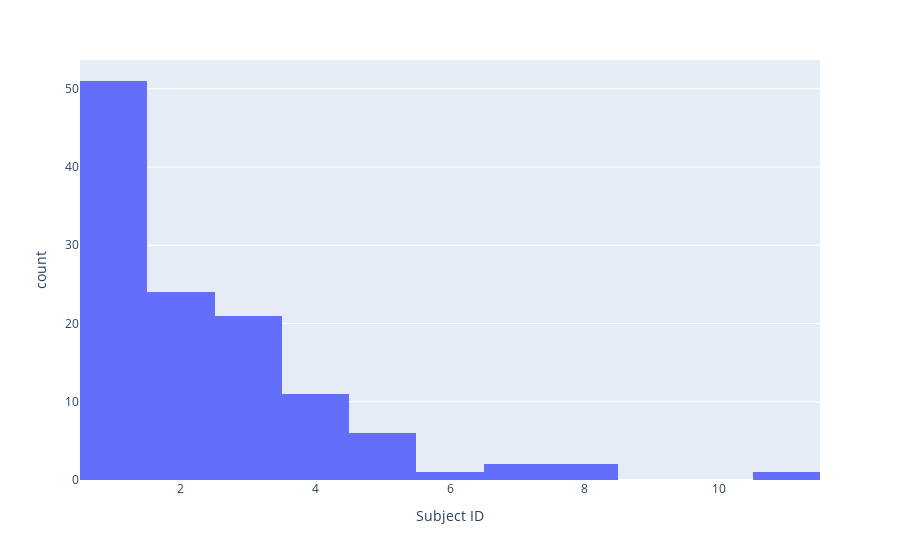

Notebook cell for this chart:
### Code cell
px.histogram(x2, 'Subject ID')

### Figure 1 — Plotly figure (JSON) as saved in the notebook; plotly's stock layout.template omitted (floating-point values rounded to 4 significant figures)
{"data": [{"alignmentgroup": "True", "bingroup": "x", "hovertemplate": "Subject ID=%{x}<br>count=%{y}<extra></extra>", "legendgroup": "", "marker": {"color": "#636efa", "pattern": {"shape": ""}}, "name": "", "offsetgroup": "", "orientation": "v", "showlegend": false, "type": "histogram", "x": [11, 8, 8, 7, 7, 6, 5, 5, 5, 5, 5, 5, 4, 4, 4, 4, 4, 4, 4, 4, 4, 4, 4, 3, 3, 3, 3, 3, 3, 3, 3, 3, 3, 3, 3, 3, 3, 3, 3, 3, 3, 3, 3, 3, 2, 2, 2, 2, 2, 2, 2, 2, 2, 2, 2, 2, 2, 2, 2, 2, 2, 2, 2, 2, 2, 2, 2, 2, 1, 1, 1, 1, 1, 1, 1, 1, 1, 1, 1, 1, 1, 1, 1, 1, 1, 1, 1, 1, 1, 1, 1, 1, 1, 1, 1, 1, 1, 1, 1, 1, 1, 1, 1, 1, 1, 1, 1, 1, 1, 1, 1, 1, 1, 1, 1, 1, 1, 1, 1], "xaxis": "x", "yaxis": "y"}], "layout": {"autosize": true, "barmode": "relative", "legend": {"tracegroupgap": 0}, "margin": {"t": 60}, "xaxis": {"anchor": "y", "autorange": true, "domain": [0, 1], "range": [0.5, 11.5], "title": {"text": "Subject ID"}, "type": "linear"}, "yaxis": {"anchor": "x", "autorange": true, "domain": [0, 1], "range": [0, 53.68], "title": {"text": "count"}}}}
